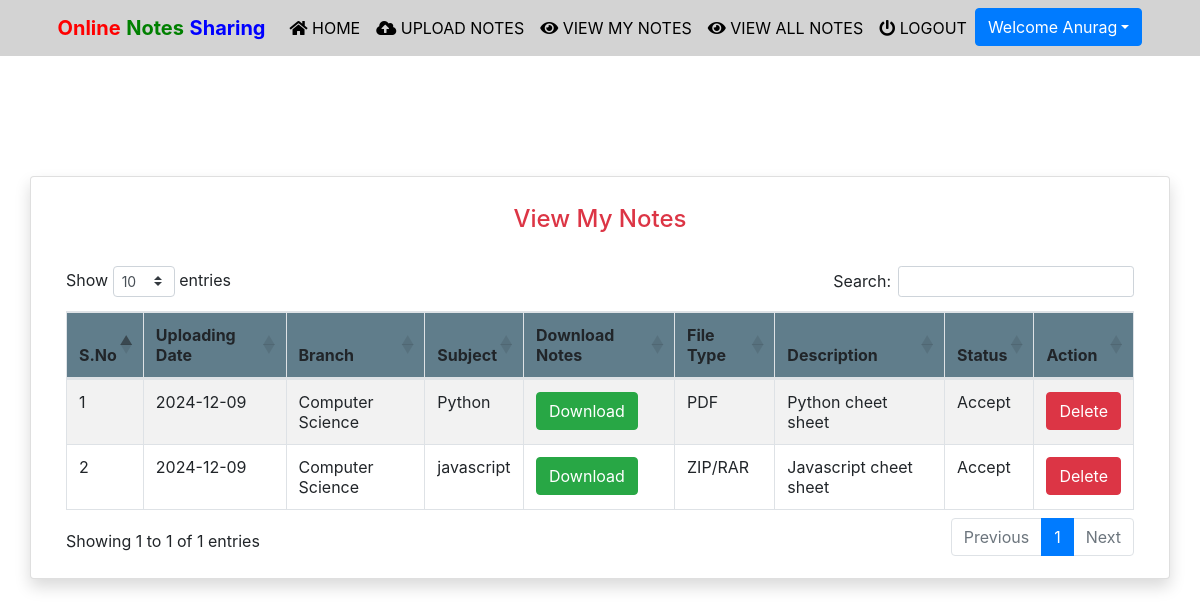
The app's page /view_mynotes (signed in) with its own data.
### notes/models.py (models this page shows, shortened)
class Notes(models.Model):
    user = models.ForeignKey(User,on_delete=models.CASCADE)
    uploadingdate = models.CharField(max_length=30)
    branch = models.CharField(max_length=30)
    subject = models.CharField(max_length=30)
    notesfile = models.FileField(null=True)
    filetype = models.CharField(max_length=30)
    description = models.CharField(max_length=200, null=True)
    status = models.CharField(max_length=15)

### notes/views.py (the view)
# urls.py: path('view_mynotes', view_mynotes, name='view_mynotes'),
def view_mynotes(request):
    if not request.user.is_authenticated:
        return redirect('login')
    user = User.objects.get(id=request.user.id)
    notes = Notes.objects.filter(user = user)
    d = {'notes':notes}
    return render(request,'view_mynotes.html',d)

### notes/templates/view_mynotes.html (shortened to what this page needs)
{% extends 'usernavigation.html'%}
{% load static %}
{% block body %}
<div class="container card shadow mt-5">
	<div class="card-body">
  <h1 class="text-success text-center"></h1>
            <h4 class="text-center text-danger">View My Notes</h4>
			<br>
			<table id="example" class="table table-striped table-bordered table-responsive" style="width:100%">
				<thead style="background-color : #607d8b;">
					<tr>
						<th>S.No</th>
						<th>Uploading Date</th>
						<th>Branch</th>
						<th>Subject</th>
						<th>Download Notes</th>
						<th>File Type</th>
						<th>Description</th>
						<th>Status</th>
						<th>Action</th>
					</tr>
				</thead>
				{% for i in notes %}
				<tbody>
				<tr>
                  <td>{{forloop.counter}}</td>
					<td>{{i.uploadingdate}}</td>
					<td>{{i.branch}}</td>
					<td>{{i.subject}}</td>
					<td><a href="{{i.notesfile.url}}" class="btn btn-success" download>Download</a></td>
					<td>{{i.filetype}}</td>
					<td>{{i.description}}</td>
					<td>{{i.status}}</td>
					<td><a href="{% url 'delete_mynotes' i.id %}" class="btn btn-danger" onclick="return confirm('Are your sure to Delete ?')">Delete</a></td>
                </tr>
				{% endfor %}
				</tbody>
	</table>
</div>
</div>
{% endblock %}

### notes/templates/usernavigation.html (shortened to what this page needs)
<html lang="en">
<head>
  {% load static %}
  <link rel="stylesheet" href="https://maxcdn.bootstrapcdn.com/bootstrap/4.3.1/css/bootstrap.min.css">
  <link rel="stylesheet" href="https://use.fontawesome.com/releases/v5.6.3/css/all.css">
    <link rel="stylesheet" href="{% static 'css/mystyle.css' %}">
    <link rel="stylesheet" href="https://cdnjs.cloudflare.com/ajax/libs/twitter-bootstrap/4.5.2/css/bootstrap.css">
<link rel="stylesheet" href="https://cdn.datatables.net/1.11.3/css/dataTables.bootstrap4.min.css">
</head>
<body>
 <nav class="navbar navbar-expand-sm justify-content-center" style = "background-color : lightgrey">
     <a class="navbar-brand" href=""><span style="color:red"><b>Online</b></span><span style="color:green"> <b>Notes</b> </span><span style="color:blue"><b>Sharing</b></span></a>
  <ul class="navbar-nav">
      <li class="navbar-item">
          <a class="nav-link" href="{% url 'profile' %}"><i class="fas fa-home"></i> HOME</a>
      </li>
      <li class="navbar-item">
          <a class="nav-link" href="{% url 'upload_notes' %}"><i class="fas fa-cloud-upload-alt"></i> UPLOAD NOTES</a>
      </li>
			<li class="navbar-item">
                <a class="nav-link" href="{% url 'view_mynotes' %}"><i class="fas fa-eye"></i> VIEW MY NOTES</a>
            </li>
			<li class="navbar-item">
                <a class="nav-link" href="{% url 'viewallnotes' %}"><i class="fas fa-eye"></i> VIEW ALL NOTES</a>
            </li>
			<li class="navbar-item">
                <a class="nav-link" href="{% url 'logout' %}"><i class="fas fa-power-off"></i> LOGOUT</a>
            </li>
			<div class="dropdown">
				<button class="btn btn-primary dropdown-toggle" type="button"
					id="dropdownMenuButton" data-toggle="dropdown" aria-haspopup="true"
					aria-expanded="false">Welcome {{request.user.first_name}}</button>
			</div>
  </ul>
 </nav>
</body>
</html>
{% block body %}
{% endblock %}

### notes/static/css/mystyle.css (style rules this page uses)
.nav-link { color : black }

### records on screen
Notes: uploadingdate "2024-12-09", branch "Computer Science", subject "Python", filetype "PDF", description "Python cheet sheet", status "Accept"
Notes: uploadingdate "2024-12-09", branch "Computer Science", subject "javascript", filetype "ZIP/RAR", description "Javascript cheet sheet", status "Accept"

### other values on screen
{{ request.user.first_name }} "Anurag"
